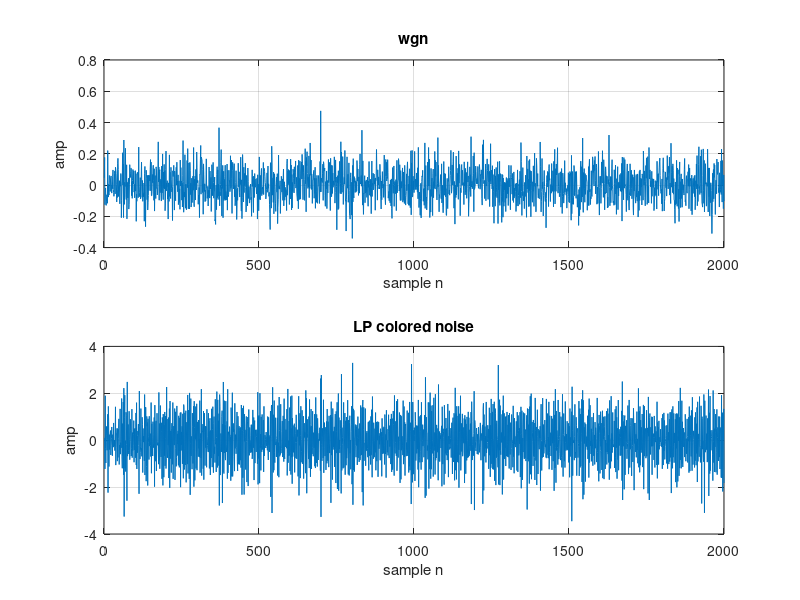
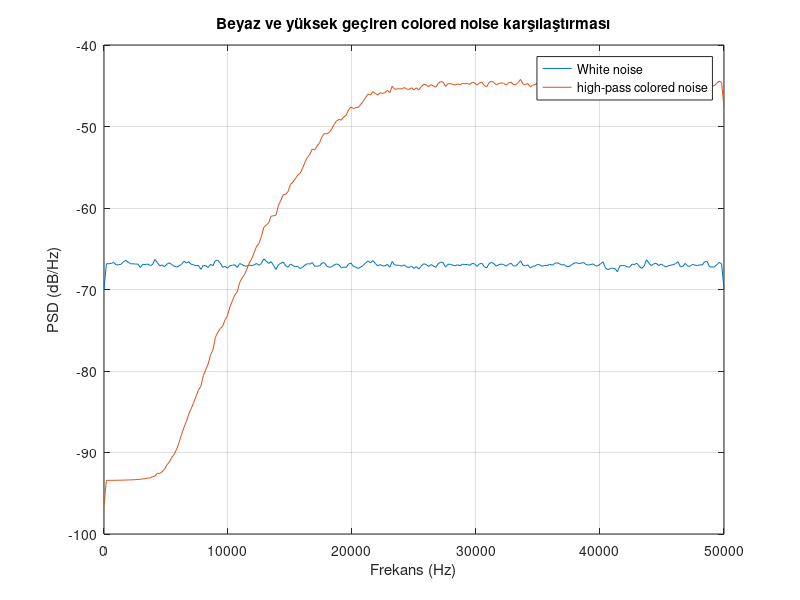

Reproduce these figures in MATLAB, in order.
%% High Pass Colored Noise


clear; close all; clc;
pkg load signal;

fs=100e3;
N=100000;
fc=20e3; % alcak geciren cutoff
filter_order=4; % butter filtre derecesi


whiteNoise = wgn(N,1,-20);

normalized_fc = fc/(fs/2);

% butter() fonksiyonunda frekanslar doğrudan Hz olarak değil,
% Nyquist frekansına normalize edilmiş olarak verilir. fs/2
% normalize değer de 0 ile 1 arsı olması gerek

[b,a] = butter(filter_order, normalized_fc, "high");

coloredNoise = filter(b,a,whiteNoise);
coloredNoise = coloredNoise - mean(coloredNoise); % dc değerini kaldırmak icin
coloredNoise = coloredNoise/std(coloredNoise); % gürültünün standart sapmasını 1 yapmak için. karşılaştırma kolay olmasu için.


%% PLOTS
figure;

subplot(2,1,1);
plot(whiteNoise(1:2000));
grid on;
xlabel("sample n");
ylabel("amp");
title("wgn");

subplot(2,1,2);
plot(coloredNoise(1:2000));
grid on;
xlabel("sample n");
ylabel("amp");
title("LP colored noise");




%% spectral plots

figure;

% pwelch sinyalin güç spektral yoğunluğunu tahmin eder.
[P_white, f_white] = pwelch(whiteNoise, [], [], [], fs);

[P_colored, f_colored] = pwelch(coloredNoise, [], [], [], fs);

plot(f_white, 10*log10(P_white));
hold on;
plot(f_colored, 10*log10(P_colored));
grid on;

xlabel("Frekans (Hz)");
ylabel("PSD (dB/Hz)");
title("Beyaz ve yüksek geçiren colored noise karşılaştırması");
legend("White noise", "high-pass colored noise");
